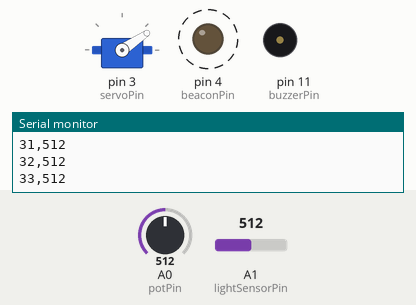
Recording of a sketch running on a simulated Arduino Uno, built with avr-gcc and run on an emulated ATmega328P. On the bench: servo, output pins drawn as LEDs (lit = HIGH), buzzer (waves = sounding), the last lines printed to the serial monitor. Dashed ring = blinking. The test bench sets the inputs (shaded band); at power-on: A0 (potPin) = 512, A1 (lightSensorPin) = 512.

Above: at 1.7 s.
1.8 s: A0 (potPin) set to 211
At 2.7 s:
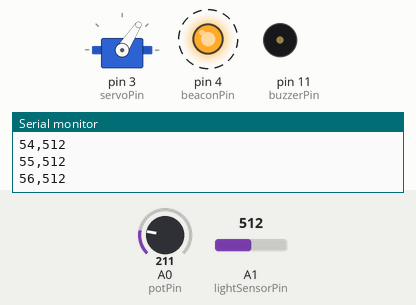
4.8 s: A0 (potPin) set to 196
At 5.5 s:
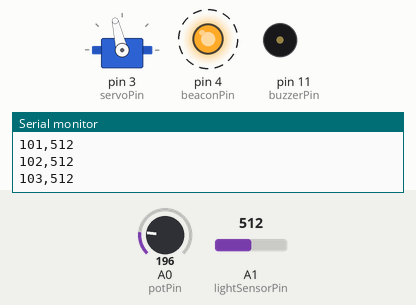
7.8 s: A0 (potPin) set to 900
At 8.27 s:
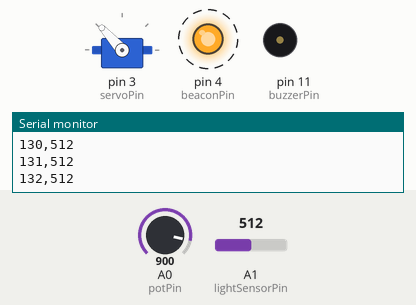
10.8 s: A1 (lightSensorPin) set to 694
13.8 s: A1 (lightSensorPin) set to 709
At 15.17 s:
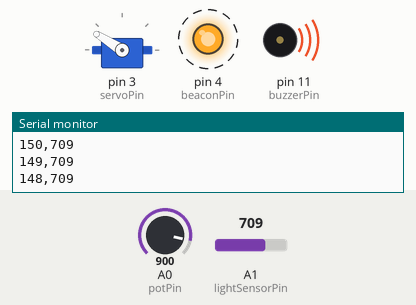
16.8 s: A0 (potPin) set to 1023
Timing chart, 0 to 26.3 s (numbered marks = the images above; inputs shaded):
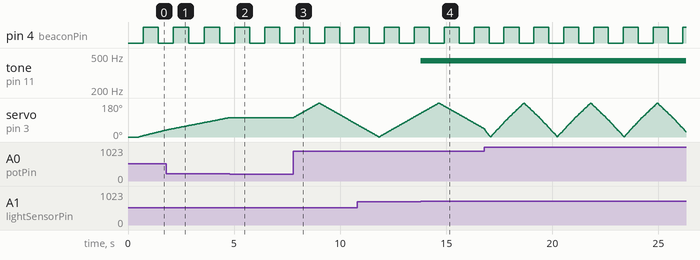

The sketch:

arduino-airport-surveillance-radar.ino
```cpp
// include the Servo library
#include <Servo.h>

// name Arduino board pins used by the circuit
const byte lightSensorPin = A1;
const byte potPin = A0;
const byte beaconPin = 4;
const byte servoPin = 3;
const byte buzzerPin = 11;  //buzzer to arduino pin 9

// Light Sensor
int lightAmount = 0;

// Timer
byte beaconState = LOW;
unsigned long currentMillis = 0;
unsigned long previousMillis = 0;
int delayTime = 700;

// Servo
Servo myServo;
int servoSpeed = 0;
int servoAngle = 0;
int servoIncrement = 1;
int servoSpeeds[] = { 45, 35, 25, 15, 5 };

void setup() {

  pinMode(potPin, INPUT);
  pinMode(beaconPin, OUTPUT);
  pinMode(lightSensorPin, INPUT);
  pinMode(buzzerPin, OUTPUT);

  // start the serial monitor
  Serial.begin(9600);

  // attaches the servo on pin 3 to the servo object
  myServo.attach(servoPin);
  // move the servo to the starting position
  myServo.write(servoAngle);

  delay(500);
}

int readPotValue() {
  return map(analogRead(potPin), 0, 1023, 0, 5);
}

void runServo() {

  servoAngle += servoIncrement;

  myServo.write(servoAngle);
  delay(servoSpeeds[servoSpeed - 1]);

  if (servoAngle >= 180 || servoAngle <= 0) {
    servoIncrement = -1 * servoIncrement;
  }
}

void loop() {

  // record the time from the timer
  currentMillis = millis();

  if (currentMillis - previousMillis >= delayTime) {
    // save the last time you blinked the LED
    previousMillis = currentMillis;

    beaconState = beaconState == LOW ? HIGH : LOW;

    // set the LED with the ledState of the variable:
    digitalWrite(beaconPin, beaconState);
  }

  servoSpeed = readPotValue();

  if (servoSpeed == 0) {
    delay(10);
    return;
  }

  runServo();
  collectData();
}

void collectData() {

  // read the light sensor and store the measurement in a variable
  lightAmount = analogRead(lightSensorPin);

  Serial.print(servoAngle);
  Serial.print(",");
  Serial.println(lightAmount);

  if (lightAmount > 700) {
    tone(buzzerPin, 440);  // Send 1KHz sound signal...
  } else {
    noTone(buzzerPin);  // Stop sound...
  }
}
```

Measured:
- the behaviour switches between 205 and 204 on A0 (potPin) (found by bisection; images 1 and 2)
- the behaviour switches between 700 and 701 on A1 (lightSensorPin) (found by bisection; images 3 and 4)
- after the input at 4.8 s, servo on pin 3 (servoPin): stays 103° (without the input it goes to 104° after 0.03 s)
- after the input at 7.8 s, servo on pin 3 (servoPin): rises from 103° to 180° in 1.2 s, then falls to 66° in 1.8 s
- after the input at 13.8 s, tone on pin 11 (buzzerPin): silent → 440 Hz at once
- by itself, pin 4 (beaconPin): alternates HIGH for 0.70 s and LOW for 0.70 s
